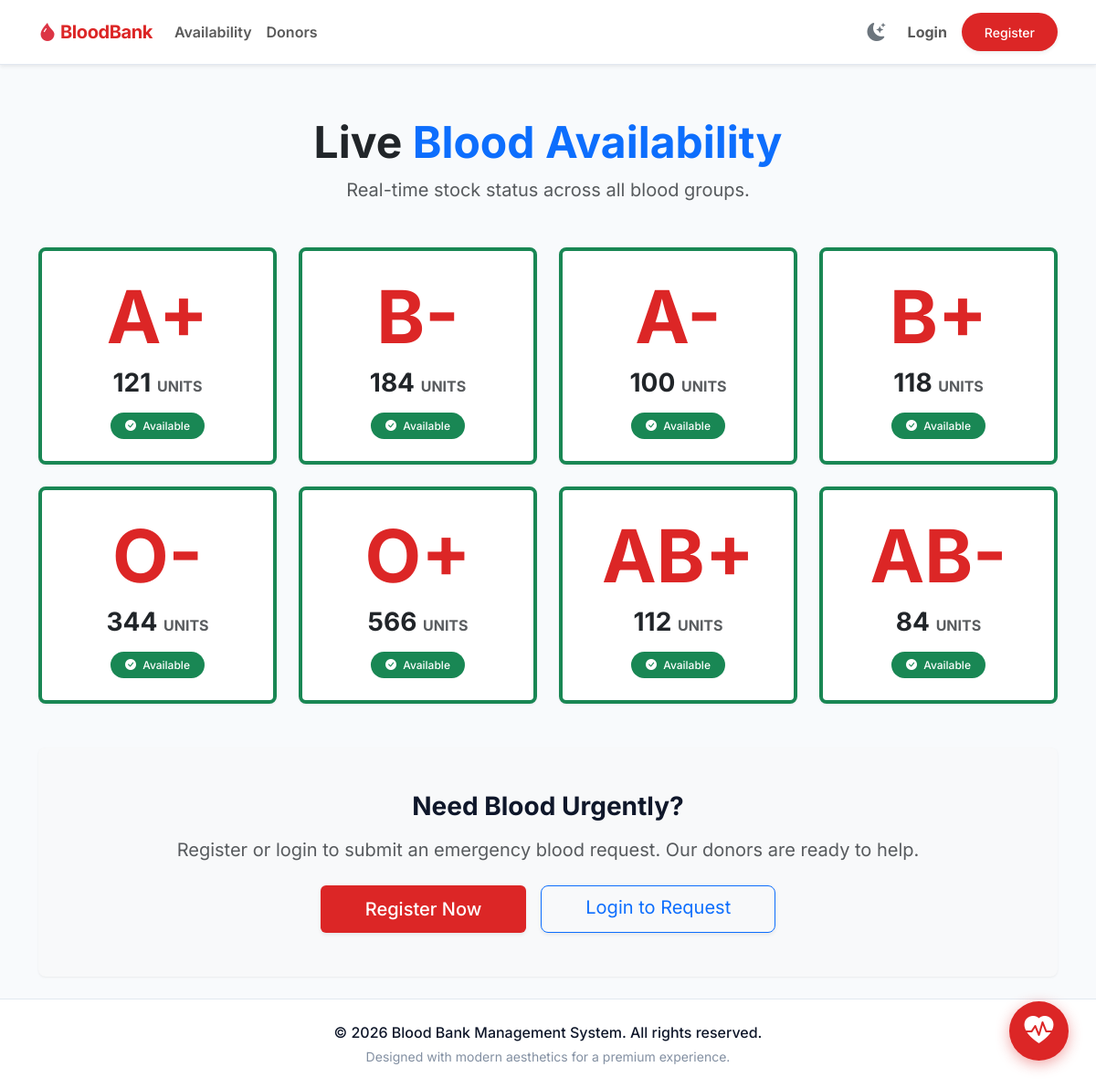
The page /inventory/availability/ on the database its author committed.
### inventory/models.py (models this page shows, shortened)
class BloodStock(models.Model):
    blood_group = models.OneToOneField(BloodGroup, on_delete=models.CASCADE)
    units_available = models.PositiveIntegerField(default=0)

class BloodGroup(models.Model):
    blood_group = models.CharField(max_length=5, unique=True)

### inventory/views.py (the view)
# urls.py: path('availability/', views.blood_availability, name='blood_availability'),
def blood_availability(request):
    stocks = BloodStock.objects.select_related('blood_group').all()
    return render(request, 'blood_availability.html', {'stocks': stocks})

### notifications/context_processors.py (called while the page is built)
def unread_notifications_count(request):
    if request.user.is_authenticated:
        count = request.user.notifications.filter(is_read=False).count()
        return {'unread_notif_count': count}
    return {'unread_notif_count': 0}

### templates/blood_availability.html (shortened to what this page needs)
{% extends 'base.html' %}
{% block content %}
<div class="text-center mb-5 mt-3">
    <h1 class="fw-bold text-dark" style="font-size: 3rem;">Live <span class="text-primary">Blood Availability</span></h1>
    <p class="text-muted fs-5">Real-time stock status across all blood groups.</p>
</div>
<div class="row g-4 justify-content-center mb-5">
    {% for stock in stocks %}
    <div class="col-md-3">
        <div class="premium-card text-center p-4 h-100 shadow-hover
            {% if stock.units_available < 5 %}border-top border-4 border-danger
            {% elif stock.units_available < 20 %}border-top border-4 border-warning
            {% else %}border-top border-4 border-success{% endif %}">
            <div class="display-1 fw-bold mb-2" style="color: var(--primary);">{{ stock.blood_group.blood_group }}</div>
            <div class="h3 fw-bold mb-3 text-dark">{{ stock.units_available }} <span class="fs-6 text-muted text-uppercase">Units</span></div>
            {% if stock.units_available < 5 %}
                <span class="badge bg-danger px-3 py-2 rounded-pill"><i class="bi bi-exclamation-triangle-fill me-1"></i> Critical Stock</span>
            {% elif stock.units_available < 20 %}
                <span class="badge bg-warning text-dark px-3 py-2 rounded-pill"><i class="bi bi-info-circle-fill me-1"></i> Low Stock</span>
            {% else %}
                <span class="badge bg-success px-3 py-2 rounded-pill"><i class="bi bi-check-circle-fill me-1"></i> Available</span>
            {% endif %}
        </div>
    </div>
    {% endfor %}
</div>
<div class="premium-card bg-light border-0 p-5 text-center mt-5">
    <h3 class="fw-bold mb-3">Need Blood Urgently?</h3>
    <p class="text-muted mb-4 fs-5">Register or login to submit an emergency blood request. Our donors are ready to help.</p>
    <div class="d-flex justify-content-center gap-3">
        <a href="{% url 'register' %}" class="btn btn-primary-custom btn-lg px-5 shadow-sm">Register Now</a>
        <a href="{% url 'login' %}" class="btn btn-outline-primary btn-lg px-5 shadow-sm">Login to Request</a>
    </div>
</div>
{% endblock %}

### static/css/style.css (style rules this page uses)
:root { --primary: #dc2626; --primary-light: #fee2e2; --primary-glare: #fca5a5; --primary-dark: #b91c1c; --bg-color: #f8fafc; --card-bg: #ffffff; --text-main: #0f172a; --text-muted: #64748b; --secondary: #334155; --border-color: #e2e8f0; --border-hover: #cbd5e1; --nav-bg: #ffffff; --table-header: #f8fafc; --input-bg: #ffffff; }
body { background-color: var(--bg-color); font-family: 'Inter', -apple-system, BlinkMacSystemFont, "Segoe UI", Roboto, sans-serif; color: var(--text-main); display: flex; flex-direction: column; min-height: 100vh; }
.premium-card { background: var(--card-bg); border: 1px solid var(--border-color); border-radius: 8px; box-shadow: 0 1px 3px 0 rgba(0, 0, 0, 0.05), 0 1px 2px -1px rgba(0, 0, 0, 0.05); }
.btn-primary-custom { background-color: var(--primary); color: #ffffff; border: 1px solid transparent; border-radius: 6px; font-weight: 500; padding: 0.6rem 1.25rem; transition: background-color 0.2s, box-shadow 0.2s; }
.shadow-hover { transition: transform 0.2s, box-shadow 0.2s; }
.badge { font-weight: 500; }

### rows shown on the page
BloodStock: blood_group.blood_group "A+", units_available "121", shows "Available"
BloodStock: blood_group.blood_group "B-", units_available "184", shows "Available"
BloodStock: blood_group.blood_group "A-", units_available "100", shows "Available"
BloodStock: blood_group.blood_group "B+", units_available "118", shows "Available"
BloodStock: blood_group.blood_group "O-", units_available "344", shows "Available"
BloodStock: blood_group.blood_group "O+", units_available "566", shows "Available"
BloodStock: blood_group.blood_group "AB+", units_available "112", shows "Available"
BloodStock: blood_group.blood_group "AB-", units_available "84", shows "Available"

### other values the page prints
{{ request.user.last_login|date:"Y"|default:"2026" }} "2026"
